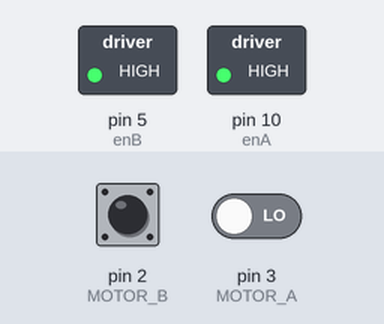
A sketch run on a simulated Arduino Uno, built with avr-gcc and run on an emulated ATmega328P. Parts: switched loads named in the sketch (green lamp = pin HIGH). The inputs (shaded band) are chosen by the test bench; at power-on: pin 2 (MOTOR_B) LOW, pin 3 (MOTOR_A) LOW. What the sketch prints to the serial monitor is not drawn.

Above: at 1.2 s.
1.3 s: pin 2 (MOTOR_B) driven HIGH
2.8 s: pin 2 (MOTOR_B) pulsed LOW 5 times (0.12 s each, 0.3 s apart)
5.8 s: pin 2 (MOTOR_B) pulsed LOW 5 times (0.12 s each, 0.3 s apart)
Timing chart, 0 to 8.8 s (numbered marks = the images above; inputs shaded):
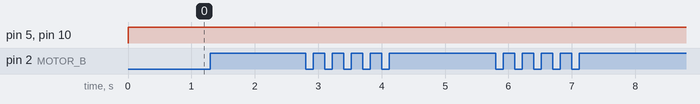

The sketch:

drone_bot_car.ino
```cpp
const byte MOTOR_A = 3;  // Motor 2 Interrupt Pin - INT 1 - Right Motor
const byte MOTOR_B = 2;  // Motor 1 Interrupt Pin - INT 0 - Left Motor

// Constant for steps in disk
const float stepcount = 20.00;  // 20 Slots in disk, change if different

// Constant for wheel diameter
const float wheeldiameter = 66.10; // Wheel diameter in millimeters, change if different

// Integers for pulse counters
volatile int counter_A = 0;
volatile int counter_B = 0;

// Motor A
int enA = 10;
int in1 = 9;
int in2 = 8;

// Motor B
int enB = 5;
int in3 = 7;
int in4 = 6;

// Motor A pulse count ISR
void ISR_countA()
{  Serial.print(counter_A);
  Serial.print(",");
  Serial.print(counter_B);
  counter_A++;  // increment Motor A counter value
}

// Motor B pulse count ISR
void ISR_countB()
{  Serial.print(counter_A);
  Serial.print(",");
  Serial.print(counter_B);
  counter_B++;  // increment Motor B counter value
}

// Function to convert from centimeters to steps
int CMtoSteps(float cm) {

  int result;  // Final calculation result
  float circumference = (wheeldiameter * 3.14) / 10; // Calculate wheel circumference in cm
  float cm_step = circumference / stepcount;  // CM per Step

  float f_result = cm / cm_step;  // Calculate result as a float
  result = (int) f_result; // Convert to an integer (note this is NOT rounded)

  return result;  // End and return result

}

// Function to Move Forward
void MoveForward(int steps, int mspeed)
{
   counter_A = 0;  //  reset counter A to zero
   counter_B = 0;  //  reset counter B to zero

   // Set Motor A forward
   digitalWrite(in1, HIGH);
   digitalWrite(in2, LOW);

   // Set Motor B forward
   digitalWrite(in3, HIGH);
   digitalWrite(in4, LOW);

   // Go forward until step value is reached
   while (steps > counter_A && steps > counter_B) {

    if (steps > counter_A) {
    analogWrite(enA, mspeed);
    } else {
    analogWrite(enA, 100);
    }
    if (steps > counter_B) {
    analogWrite(enB, mspeed);
    } else {
    analogWrite(enB, 100);
    }
   }

  // Stop when done
  analogWrite(enA, 0);
  analogWrite(enB, 0);
  counter_A = 0;  //  reset counter A to zero
  counter_B = 0;  //  reset counter B to zero

}

void setup()
{
    Serial.begin (9600);       // inicializa el puerto seria a 9600 baudios

  // Attach the Interrupts to their ISR's
  attachInterrupt(digitalPinToInterrupt (MOTOR_A), ISR_countA, RISING);  // Increase counter A when speed sensor pin goes High
  attachInterrupt(digitalPinToInterrupt (MOTOR_B), ISR_countB, RISING);  // Increase counter B when speed sensor pin goes High
}

void loop()
{
    // Test Motor Movement  - Experiment with your own sequences here.
  MoveForward(CMtoSteps(100), 255);  // Forward half a metre at 255 speed
  delay(100);
  // Put whatever you want here!

  Serial.println((int)counter_A+","+(int)counter_B);
  //Serial.print(",");
  //Serial.println(counter_B);
}
```

Measured:
- after the input at 1.3 s, every drawn part: stays the same
- after the input at 2.8 s, every drawn part: stays the same
- after the input at 5.8 s, every drawn part: stays the same
